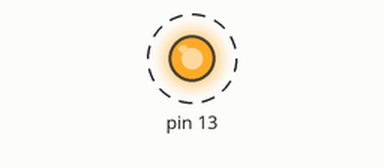
The sketch below on a simulated Arduino Uno, built with avr-gcc and run on an emulated ATmega328P. Shown: output pins drawn as LEDs (lit = HIGH). Dashed ring = blinking. What the sketch prints to the serial monitor is not drawn.

Above: at 0.5 s.
Timing chart, 0 to 4.6 s (numbered marks = the images above):
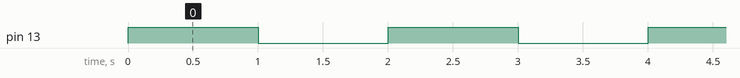

The sketch:

blinky.ino
```cpp
void setup()
{
   pinMode(13, OUTPUT);
   Serial.begin(9600);
}

void loop()
{
   digitalWrite(13, HIGH);
   delay(1000);
   digitalWrite(13, LOW);
   delay(1000);
   Serial.println("Hello World");
}
```

Measured:
- by itself, pin 13: alternates HIGH for 1.0 s and LOW for 1.0 s
